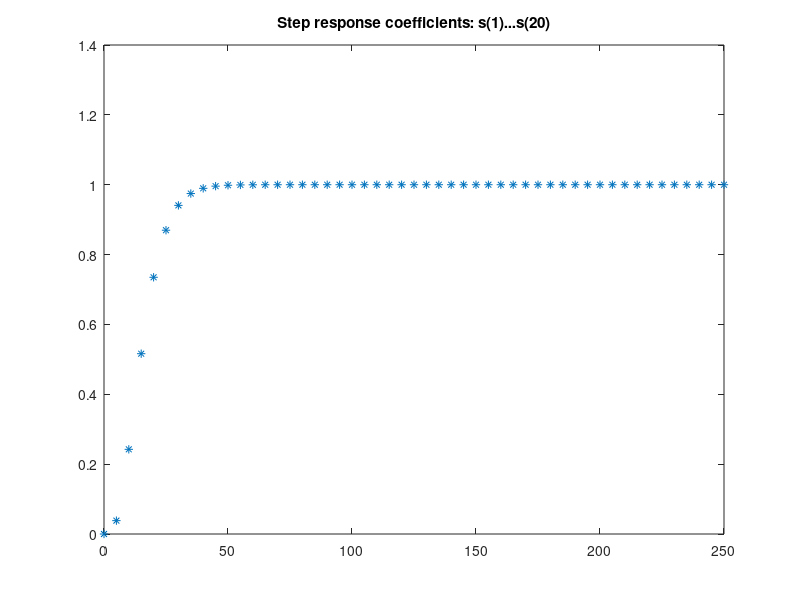

Here is the MATLAB script that generated this plot: (Note: this script raises an error after producing the figure.)
% to develop the 2 step prediction with one move controller
% One control horizon. ysp setpoint to go to one. 1/(5s+1)^5 so Gain=1
% In OPEN LOOP RESPONSE, 50-60 minutes to settle down. 
% Sk: unit step response coefficients. Multiply with deltaU 
% J = 5, started with higher du(inputs) to reach setpoint faster    
% J = 3, started with huge du(inputs) to reach setpoint faster
%% Can we design a controller such that y(k+J) reaches setpoint?
clear
format shortG
% create transfer function 1/(4s+1)^4
den_p1 = conv([4,1],[4,1]);
den_p = conv(den_p1, den_p1);
sys_ex = tf(1, den_p);
Ts = 5;
sys_d = c2d(sys_ex, Ts);

% No of step response coefficients to represent the process
Ncoeffs= 50;
t = 0:Ts:Ncoeffs*Ts;

[y, tim] = step(sys_d, t);

plot(tim,y,'*')  % tells OPEN LOOP SETTLING TIME
title("Step response coefficients: s(1)...s(20)");

% Step response coefficients array
S = [y(2:Ncoeffs);y(Ncoeffs)];

J = 1; % Prediction Horizon 

M = 1; % control horizon

%% set point at the Jth step, no of steps
ysp = 1;
Nsim = 15;   % 15 instances
%%

% Control move calculation
% du = (ysp - yfree(J))/ Sj

t_sim = Nsim*Ts; % no of time steps this simulation to run

t_act = 0;

%u_steps = zeros(Nsim,1);
%du_steps = zeros(Nsim-1,1);
du_steps = [];
time_sim = t_act;

for k = 1:Nsim  % Simulation loop - in real - life its forever
    
    % 1. Compute free response at the Jth step
    % 2. Compute control move
    % 3. Implement first move (here there is only one move)
        % Whatever we compute, we are implementing. for two moves we need
        % to do optimization
    
    % 1 . Get free response
    
    free_resp = 0;
    for i = J+1:Ncoeffs-1   % du from J+1 to N-1
        ind = k+J - i;  % below k-N doesn't influence
        if (ind) > 0   
            free_resp = free_resp + S(i)*du_steps(ind);
        else % all prev del u are zero
            break;
        end
    end
    if (k+J-Ncoeffs) > 0 % Effect of move Ncoeff before.
        free_resp = free_resp + S(Ncoeffs)*u_steps(k+J-Ncoeffs);
        disp(free_resp)
        if free_resp == 0
            disp(k)
        end
    end
    % Control move calculation du = (ysp - yfree(J))/ Sj
    du = (ysp - free_resp)/ S(J);   % Control Law
    du_steps = [du_steps du];
    du_steps(k) = du;
    if k-1 > 0
        u_k = u_steps(k-1) + du;
    else
        u_k = du;           % First, Zero
    end
    u_steps(k) = u_k;       %[u_k;u_steps(1:19)];
    
    
    % plant measurement here is one step
%     J1 = 1;
%     ymeas = 0;
%     for i = J1+1:Ncoeffs-1
%         ind = k+1+J1 - i;
%         if (ind) > 0
%             ymeas = ymeas + S(i)*du_steps(ind);
%         else % all prev delta u are zero
%             break;
%         end
%     end
%     if (k+1+J1-Ncoeffs) > 0
%         ymeas = ymeas + S(Ncoeffs)*u_steps(k+1+J1-Ncoeffs);
%     end
%   yplant(k) = ymeas;
    u = [0 u_steps u_k];
    t = 0:5:(k+1)*Ts;
    [y] = lsim(sys_d,u,t,0,'foh');
    yplant(k) = y(end);
    t_act = t_act + Ts;
    time_sim = [time_sim t_act];
end
figure
subplot(211)
stairs(time_sim,[0 u_steps])
title('u - control moves')
subplot(212)
plot(time_sim,[0 yplant]);  
xlabel('Time in minutes')
title('y - process output')